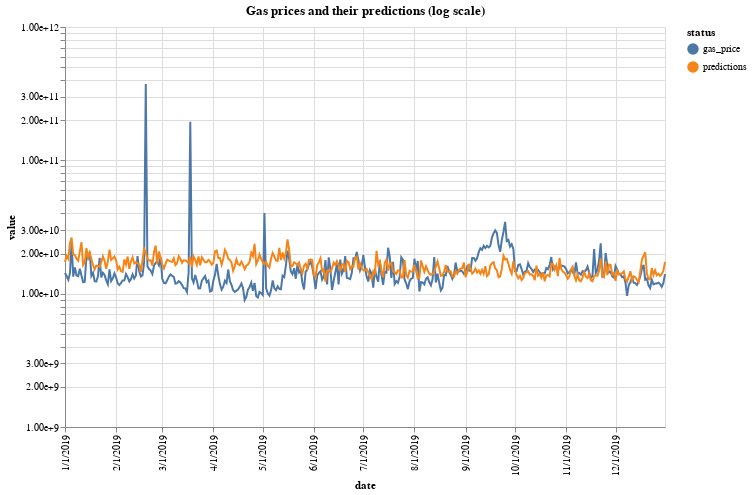

Notebook cell for this chart:
### Markdown cell above
Then, we plot the results.

### Code cell
chart = alt.Chart().mark_line().encode(
    alt.X('date:T', axis=alt.Axis(format=("%x"), labelAngle=270)),
    alt.Y('value:Q', axis=alt.Axis(format=",.2e"), scale=alt.Scale(type='log')), color=alt.Color('status:N')
).properties(width=600)

label = alt.selection_single(
    encodings=['x'],
    on='mouseover',
    nearest=True,
    empty='none'
)


alt.layer(
    chart,


    chart.mark_circle().encode(
        opacity=alt.condition(label, alt.value(1), alt.value(0))
    ).add_selection(label),
    
    alt.Chart().mark_rule(color='darkgray').encode(
        x='date:T'
    ).transform_filter(label),
    
    chart.mark_text(align='left', dx=5, dy=-5, stroke='black', strokeWidth=0.5).encode(
        text=alt.Text('value:Q', format=',.2e')
    ).transform_filter(label),

    chart.mark_text(align='left', dx=5, dy=-5).encode(
        text=alt.Text('value:Q', format=',.2e')
    ).transform_filter(label),
    data=to_plot

).properties(title='Gas prices and their predictions (log scale)', width=600, height=400)

### Figure 1 — Vega-Lite specification as saved in the notebook (floating-point values rounded to 4 significant figures; data arrays with more than 128 entries replaced by an {"elided": "..."} marker saying what was removed)
{"config": {"view": {"continuousWidth": 400, "continuousHeight": 300}}, "layer": [{"mark": "line", "encoding": {"color": {"type": "nominal", "field": "status"}, "x": {"type": "temporal", "axis": {"format": "%x", "labelAngle": 270}, "field": "date"}, "y": {"type": "quantitative", "axis": {"format": ",.2e"}, "field": "value", "scale": {"type": "log"}}}, "width": 600}, {"mark": "circle", "encoding": {"color": {"type": "nominal", "field": "status"}, "opacity": {"condition": {"value": 1, "selection": "selector030"}, "value": 0}, "x": {"type": "temporal", "axis": {"format": "%x", "labelAngle": 270}, "field": "date"}, "y": {"type": "quantitative", "axis": {"format": ",.2e"}, "field": "value", "scale": {"type": "log"}}}, "selection": {"selector030": {"type": "single", "encodings": ["x"], "on": "mouseover", "nearest": true, "empty": "none"}}, "width": 600}, {"mark": {"type": "rule", "color": "darkgray"}, "encoding": {"x": {"type": "temporal", "field": "date"}}, "transform": [{"filter": {"selection": "selector030"}}]}, {"mark": {"type": "text", "align": "left", "dx": 5, "dy": -5, "stroke": "black", "strokeWidth": 0.5}, "encoding": {"color": {"type": "nominal", "field": "status"}, "text": {"type": "quantitative", "field": "value", "format": ",.2e"}, "x": {"type": "temporal", "axis": {"format": "%x", "labelAngle": 270}, "field": "date"}, "y": {"type": "quantitative", "axis": {"format": ",.2e"}, "field": "value", "scale": {"type": "log"}}}, "transform": [{"filter": {"selection": "selector030"}}], "width": 600}, {"mark": {"type": "text", "align": "left", "dx": 5, "dy": -5}, "encoding": {"color": {"type": "nominal", "field": "status"}, "text": {"type": "quantitative", "field": "value", "format": ",.2e"}, "x": {"type": "temporal", "axis": {"format": "%x", "labelAngle": 270}, "field": "date"}, "y": {"type": "quantitative", "axis": {"format": ",.2e"}, "field": "value", "scale": {"type": "log"}}}, "transform": [{"filter": {"selection": "selector030"}}], "width": 600}], "data": {"name": "data-c9276884325d28100c6da04ae7dd40ba"}, "height": 400, "title": "Gas prices and their predictions (log scale)", "width": 600, "$schema": "https://vega.github.io/schema/vega-lite/v4.8.1.json", "datasets": {"data-c9276884325d28100c6da04ae7dd40ba": {"elided": "730 records"}}}
